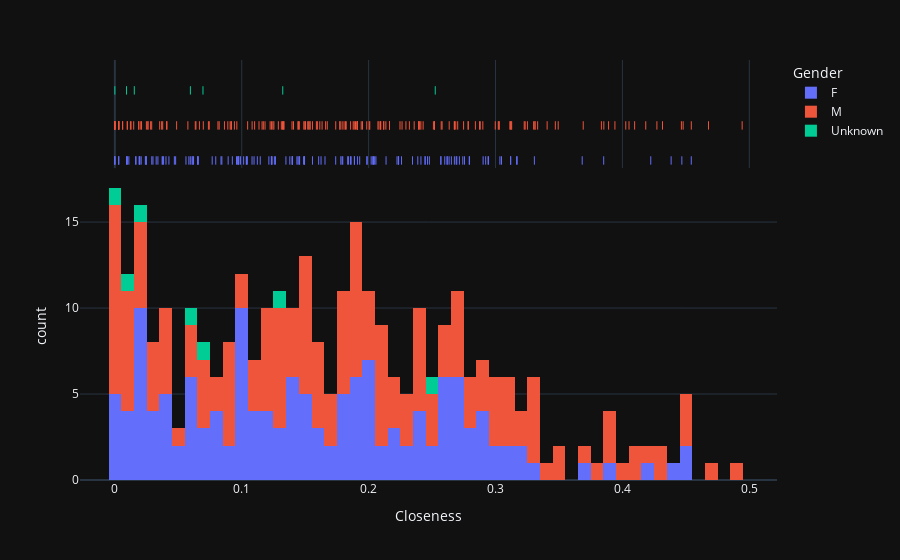

Notebook code cell kept with this figure:
### Markdown cell above
Interestingly the highest closeness centrality was for male students, meaning that they have a higher ability to move information from one side of the network to another.

### Code cell
fig = px.histogram(df, x="Closeness", color="Gender", marginal="rug",nbins=80, hover_data=df.columns, template = 'plotly_dark')
fig.show()

### Figure 1 — Plotly figure (JSON) as saved in the notebook; plotly's stock layout.template omitted (floating-point values rounded to 4 significant figures; data arrays with more than 128 entries replaced by an {"elided": "..."} marker saying what was removed)
{"data": [{"alignmentgroup": "True", "bingroup": "x", "hovertemplate": "Gender=F<br>Closeness=%{x}<br>count=%{y}<extra></extra>", "legendgroup": "F", "marker": {"color": "#636efa", "pattern": {"shape": ""}}, "name": "F", "nbinsx": 80, "offsetgroup": "F", "orientation": "v", "showlegend": true, "type": "histogram", "x": {"elided": "146 float values"}, "xaxis": "x", "yaxis": "y"}, {"alignmentgroup": "True", "boxpoints": "all", "customdata": {"elided": "146x7 mixed values"}, "fillcolor": "rgba(255,255,255,0)", "hoveron": "points", "hovertemplate": "Gender=%{customdata[2]}<br>Closeness=%{x}<br>studentID=%{customdata[0]}<br>Class=%{customdata[1]}<br>Degree=%{customdata[3]}<br>Betweenness=%{customdata[4]}<br>Eigenvector=%{customdata[5]}<br>PageRank=%{customdata[6]}<extra></extra>", "jitter": 0, "legendgroup": "F", "line": {"color": "rgba(255,255,255,0)"}, "marker": {"color": "#636efa", "symbol": "line-ns-open"}, "name": "F", "offsetgroup": "F", "showlegend": false, "type": "box", "x": {"elided": "146 float values"}, "xaxis": "x2", "yaxis": "y2"}, {"alignmentgroup": "True", "bingroup": "x", "hovertemplate": "Gender=M<br>Closeness=%{x}<br>count=%{y}<extra></extra>", "legendgroup": "M", "marker": {"color": "#EF553B", "pattern": {"shape": ""}}, "name": "M", "nbinsx": 80, "offsetgroup": "M", "orientation": "v", "showlegend": true, "type": "histogram", "x": {"elided": "176 float values"}, "xaxis": "x", "yaxis": "y"}, {"alignmentgroup": "True", "boxpoints": "all", "customdata": {"elided": "176x7 mixed values"}, "fillcolor": "rgba(255,255,255,0)", "hoveron": "points", "hovertemplate": "Gender=%{customdata[2]}<br>Closeness=%{x}<br>studentID=%{customdata[0]}<br>Class=%{customdata[1]}<br>Degree=%{customdata[3]}<br>Betweenness=%{customdata[4]}<br>Eigenvector=%{customdata[5]}<br>PageRank=%{customdata[6]}<extra></extra>", "jitter": 0, "legendgroup": "M", "line": {"color": "rgba(255,255,255,0)"}, "marker": {"color": "#EF553B", "symbol": "line-ns-open"}, "name": "M", "offsetgroup": "M", "showlegend": false, "type": "box", "x": {"elided": "176 float values"}, "xaxis": "x2", "yaxis": "y2"}, {"alignmentgroup": "True", "bingroup": "x", "hovertemplate": "Gender=Unknown<br>Closeness=%{x}<br>count=%{y}<extra></extra>", "legendgroup": "Unknown", "marker": {"color": "#00cc96", "pattern": {"shape": ""}}, "name": "Unknown", "nbinsx": 80, "offsetgroup": "Unknown", "orientation": "v", "showlegend": true, "type": "histogram", "x": [0, 0.009202, 0.05954, 0.1323, 0.01534, 0.06945, 0.2525], "xaxis": "x", "yaxis": "y"}, {"alignmentgroup": "True", "boxpoints": "all", "customdata": [[34, "MP", "Unknown", 34, 0, 6.174e-103, 0.0008514], [41, "MP", "Unknown", 45, 0.0009144, 8.985e-98, 0.0008617], [243, "MP", "Unknown", 37, 0.000634, 5.047e-71, 0.0009857], [420, "MP", "Unknown", 35, 0.001998, 2.153e-49, 0.001078], [58, "PC*", "Unknown", 52, 0.002096, 9.051e-98, 0.0009657], [209, "PC*", "Unknown", 18, 0.0005264, 4.193e-68, 0.001078], [979, "2BIO2", "Unknown", 20, 0.0001521, 5.443e-27, 0.003233]], "fillcolor": "rgba(255,255,255,0)", "hoveron": "points", "hovertemplate": "Gender=%{customdata[2]}<br>Closeness=%{x}<br>studentID=%{customdata[0]}<br>Class=%{customdata[1]}<br>Degree=%{customdata[3]}<br>Betweenness=%{customdata[4]}<br>Eigenvector=%{customdata[5]}<br>PageRank=%{customdata[6]}<extra></extra>", "jitter": 0, "legendgroup": "Unknown", "line": {"color": "rgba(255,255,255,0)"}, "marker": {"color": "#00cc96", "symbol": "line-ns-open"}, "name": "Unknown", "offsetgroup": "Unknown", "showlegend": false, "type": "box", "x": [0, 0.009202, 0.05954, 0.1323, 0.01534, 0.06945, 0.2525], "xaxis": "x2", "yaxis": "y2"}], "layout": {"autosize": true, "barmode": "relative", "legend": {"title": {"text": "Gender"}, "tracegroupgap": 0}, "margin": {"t": 60}, "xaxis": {"anchor": "y", "autorange": true, "domain": [0, 1], "range": [-0.02746, 0.5218], "title": {"text": "Closeness"}, "type": "linear"}, "xaxis2": {"anchor": "y2", "autorange": true, "domain": [0, 1], "matches": "x", "range": [-0.02746, 0.5218], "showgrid": true, "showticklabels": false, "type": "linear"}, "yaxis": {"anchor": "x", "autorange": true, "domain": [0, 0.7326], "range": [0, 17.89], "title": {"text": "count"}}, "yaxis2": {"anchor": "x2", "autorange": true, "domain": [0.7426, 1], "matches": "y2", "range": [-0.6678, 2.5], "showgrid": false, "showline": false, "showticklabels": false, "ticks": "", "type": "category"}}}
